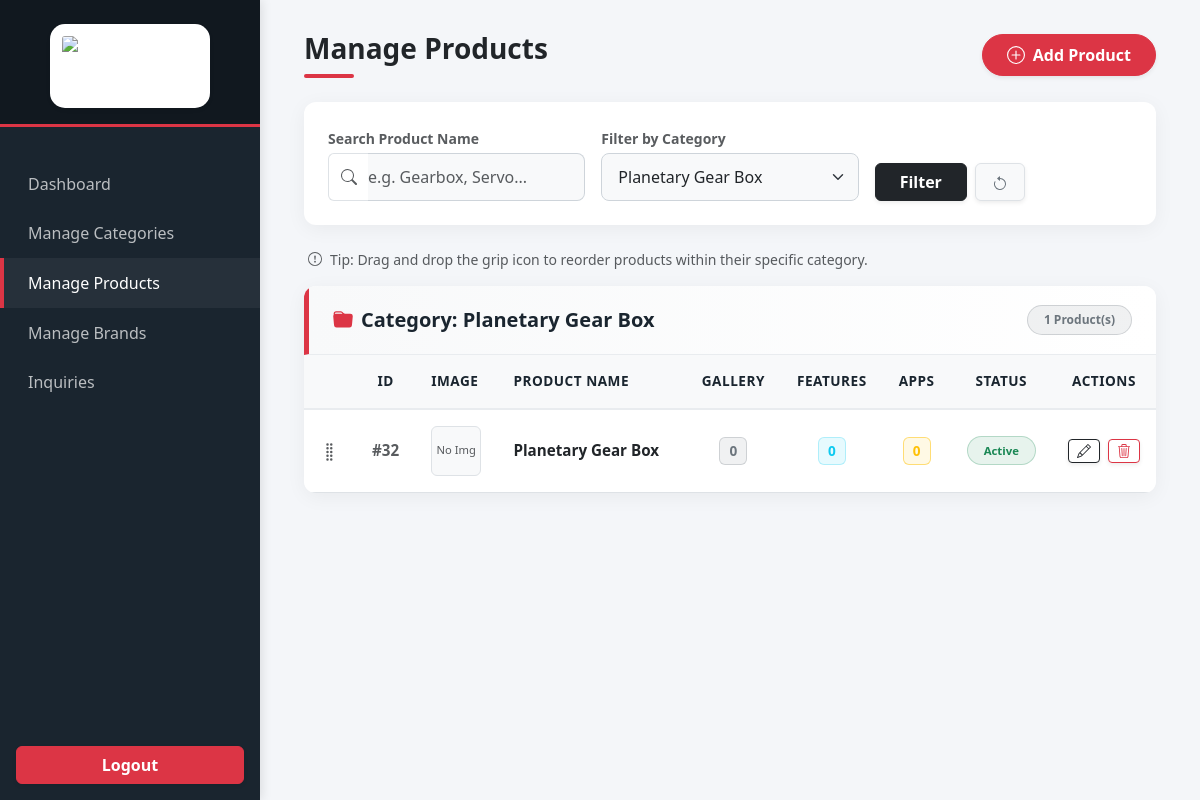
Page /admin/products/index.php?category_id=25 (signed in) on the earlier database version.
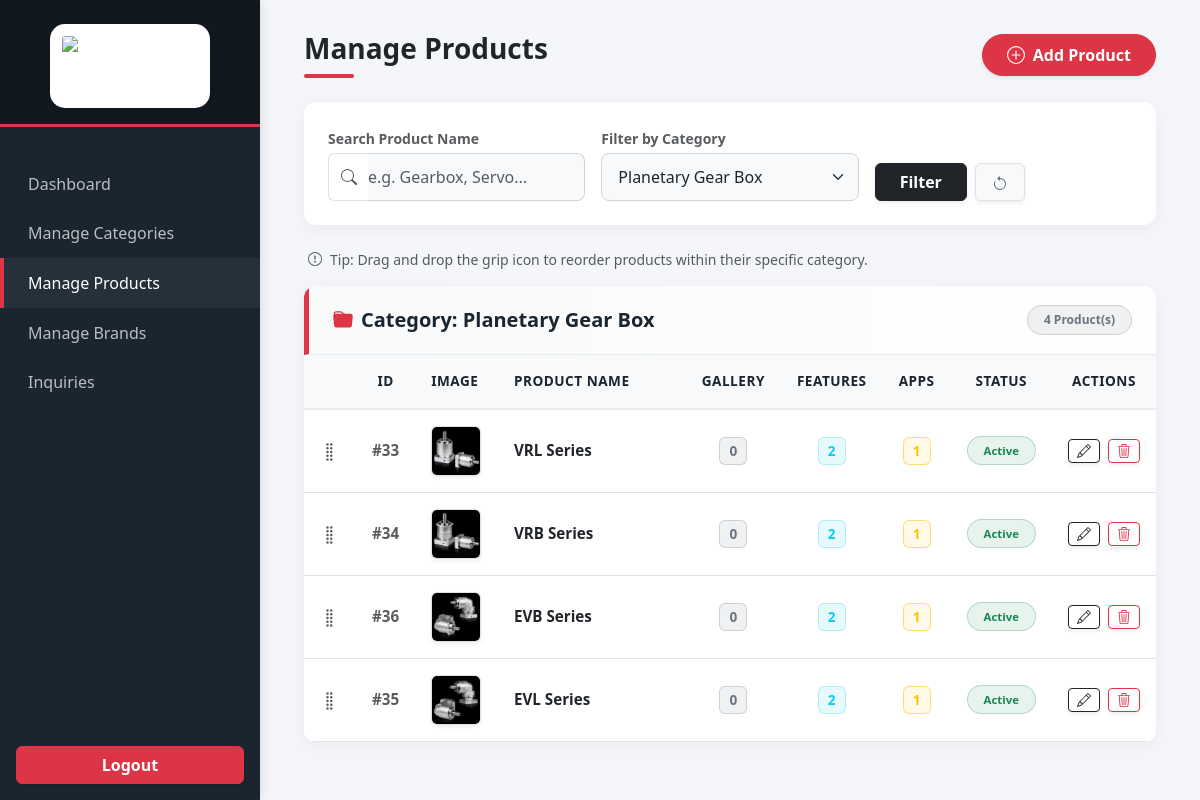
Same page on the later database version.
### tables this page shows
CREATE TABLE `products` (
  `id` int(11) NOT NULL,
  `category_id` int(11) NOT NULL,
  `name` varchar(200) NOT NULL,
  `slug` varchar(200) DEFAULT NULL,
  `short_description` text DEFAULT NULL,
  `description` longtext DEFAULT NULL,
  `main_image` varchar(255) DEFAULT NULL,
  `status` tinyint(4) DEFAULT 1,
  `sort_order` int(11) DEFAULT 0,
  `created_at` timestamp NOT NULL DEFAULT current_timestamp()
);

CREATE TABLE `categories` (
  `id` int(11) NOT NULL,
  `parent_id` int(11) DEFAULT NULL,
  `name` varchar(150) NOT NULL,
  `slug` varchar(150) DEFAULT NULL,
  `image` varchar(255) DEFAULT NULL,
  `status` tinyint(4) DEFAULT 1,
  `sort_order` int(11) DEFAULT 0,
  `created_at` timestamp NOT NULL DEFAULT current_timestamp()
);

### admin/products/index.php (the view, shortened to what the changed rows need)
<?php
require_once "../../config/database.php";
$search = $_GET['search'] ?? '';
$category_filter = $_GET['category_id'] ?? '';
$disable_sorting = !empty($search);
$where = [];
$params = [];
$types = "";
if ($category_filter) {
    $where[] = "p.category_id = ?";
    $params[] = $category_filter;
    $types .= "i";
}
$query = "
SELECT
    p.*,
    c.name AS category_name,
    (SELECT COUNT(*) FROM product_features pf WHERE pf.product_id = p.id) AS feature_count,
    (SELECT COUNT(*) FROM product_applications pa WHERE pa.product_id = p.id) AS application_count,
    (SELECT COUNT(*) FROM product_images pi WHERE pi.product_id = p.id) AS gallery_count
FROM products p
LEFT JOIN categories c ON p.category_id = c.id
";
if (!empty($where)) {
    $query .= " WHERE " . implode(" AND ", $where);
}
$query .= " ORDER BY c.name ASC, p.sort_order ASC, p.id DESC";
$stmt = $conn->prepare($query);
if (!empty($params)) {
    $stmt->bind_param($types, ...$params);
}
$stmt->execute();
$result = $stmt->get_result();
$grouped_products = [];
while ($row = $result->fetch_assoc()) {
    $cat_name = $row['category_name'] ? $row['category_name'] : 'Uncategorized';
    $grouped_products[$cat_name][] = $row;
}
?>
<!DOCTYPE html>
<html lang="en">
<head>
    <link href="https://cdn.jsdelivr.net/npm/bootstrap@5.3.2/dist/css/bootstrap.min.css" rel="stylesheet">
</head>
<body>
    <div class="main-content">
        <div class="container-fluid">
            <div class="row">
                <div class="col-12">
                    <?php if (empty($grouped_products)): ?>
                        <div class="card admin-card">
                            <div class="card-body text-center py-5">
                                <div class="text-muted">
                                    <svg xmlns="http://www.w3.org/2000/svg" width="48" height="48" fill="currentColor" class="mb-3 opacity-50" viewBox="0 0 16 16">
                                        <path d="M8.186 1.113a.5.5 0 0 0-.372 0L1.846 3.5 8 5.961 14.154 3.5 8.186 1.113zM15 4.239l-6.5 2.6v7.922l6.5-2.6V4.24zM7.5 14.762V6.838L1 4.239v7.923l6.5 2.6zM7.443.184a1.5 1.5 0 0 1 1.114 0l7.129 2.852A.5.5 0 0 1 16 3.5v8.662a1 1 0 0 1-.629.928l-7.185 2.874a.5.5 0 0 1-.372 0L.63 13.09a1 1 0 0 1-.63-.928V3.5a.5.5 0 0 1 .314-.464L7.443.184z" />
                                    </svg>
                                    <p class="mb-0 fw-semibold">No products found.</p>
                                    <small>Try adjusting your search filters or click 'Add Product'.</small>
                                </div>
                            </div>
                        </div>
                    <?php else: ?>
                        <?php foreach ($grouped_products as $cat_name => $prods): ?>
                            <div class="card admin-card mb-4">
                                <div class="category-banner">
                                    <h5 class="mb-0 fw-bold d-flex align-items-center gap-2" style="color: var(--admin-dark);">
                                        Category: <?= htmlspecialchars($cat_name); ?>
                                    </h5>
                                    <span class="badge bg-secondary bg-opacity-10 text-secondary border border-secondary border-opacity-25 px-3 py-2 rounded-pill">
                                        <?= count($prods); ?> Product(s)
                                    </span>
                                </div>
                                <div class="card-body p-0 table-responsive">
                                    <table class="table table-custom border-0 mb-0">
                                        <thead>
                                            <tr>
                                                <th class="text-center" width="4%"></th>
                                                <th class="text-center" width="5%">ID</th>
                                                <th width="10%">Image</th>
                                                <th width="37%">Product Name</th>
                                                <th class="text-center" width="8%">Gallery</th>
                                                <th class="text-center" width="8%">Features</th>
                                                <th class="text-center" width="8%">Apps</th>
                                                <th class="text-center" width="9%">Status</th>
                                                <th class="text-center" width="11%">Actions</th>
                                            </tr>
                                        </thead>
                                        <tbody class="sortable-products">
                                            <?php foreach ($prods as $row): ?>
                                                <tr class="product-item align-middle border-bottom" data-id="<?= $row['id']; ?>">
                                                    <?php if (!$disable_sorting): ?>
                                                        <td class="text-center text-muted drag-handle" title="Drag to reorder within <?= htmlspecialchars($cat_name); ?>">
                                                        </td>
                                                    <?php else: ?>
                                                        <td class="text-center text-muted">
                                                            <small title="Sorting disabled while searching">-</small>
                                                        </td>
                                                    <?php endif; ?>
                                                    <td class="text-center fw-bold text-muted">#<?= $row['id']; ?></td>
                                                    <td>
                                                        <?php if (!empty($row['main_image'])): ?>
                                                            <img src="../../uploads/products/<?= $row['main_image']; ?>"
                                                                class="rounded shadow-sm border bg-white"
                                                                style="width: 50px; height: 50px; object-fit: contain;">
                                                        <?php else: ?>
                                                            <div class="bg-light text-muted border rounded d-flex align-items-center justify-content-center" style="width: 50px; height: 50px; font-size: 0.7rem; font-weight: 500;">No Img</div>
                                                        <?php endif; ?>
                                                    </td>
                                                    <td>
                                                        <span class="fw-semibold text-dark"><?= htmlspecialchars($row['name']); ?></span>
                                                    </td>
                                                    <td class="text-center">
                                                        <span class="count-badge bg-secondary bg-opacity-10 text-secondary border border-secondary border-opacity-25">
                                                            <?= $row['gallery_count']; ?>
                                                        </span>
                                                    </td>
                                                    <td class="text-center">
                                                        <span class="count-badge bg-info bg-opacity-10 text-info border border-info border-opacity-25">
                                                            <?= $row['feature_count']; ?>
                                                        </span>
                                                    </td>
                                                    <td class="text-center">
                                                        <span class="count-badge bg-warning bg-opacity-10 text-warning border border-warning border-opacity-50">
                                                            <?= $row['application_count']; ?>
                                                        </span>
                                                    </td>
                                                    <td class="text-center">
                                                        <?php if ($row['status']): ?>
                                                            <span class="badge bg-success bg-opacity-10 text-success border border-success border-opacity-25 px-3 py-2 rounded-pill fw-semibold">Active</span>
                                                        <?php else: ?>
                                                            <span class="badge bg-danger bg-opacity-10 text-danger border border-danger border-opacity-25 px-3 py-2 rounded-pill fw-semibold">Inactive</span>
                                                        <?php endif; ?>
                                                    </td>
                                                    <td>
                                                        <div class="d-flex justify-content-center gap-2">
                                                            <a href="edit.php?id=<?= $row['id']; ?>" class="btn btn-sm btn-outline-dark d-inline-flex align-items-center gap-1 shadow-sm" title="Edit">
                                                            </a>
                                                            <a href="delete.php?id=<?= $row['id']; ?>" class="btn btn-sm btn-outline-danger d-inline-flex align-items-center gap-1 shadow-sm" onclick="return confirm('Are you sure you want to delete this product?')" title="Delete">
                                                            </a>
                                                        </div>
                                                    </td>
                                                </tr>
                                            <?php endforeach; ?>
                                        </tbody>
                                    </table>
                                </div>
                            </div>
                        <?php endforeach; ?>
                    <?php endif; ?>
                </div>
            </div>
        </div>
    </div>
</body>
</html>

Differences in the rows shown:
removed products: category.name "Planetary Gear Box", count($prods) "1", id "32", shows "No Img", name "Planetary Gear Box", gallery_count "0", feature_count "0", application_count "0", status "Active"
added products: category.name "Planetary Gear Box", count($prods) "4", id "35", main_image (picture), name "EVL Series", gallery_count "0", feature_count "2", application_count "1", status "Active"
added products: id "33", main_image (picture), name "VRL Series", gallery_count "0", feature_count "2", application_count "1", status "Active", shown under "Planetary Gear Box"
added products: id "34", main_image (picture), name "VRB Series", gallery_count "0", feature_count "2", application_count "1", status "Active", shown under "Planetary Gear Box"
added products: id "36", main_image (picture), name "EVB Series", gallery_count "0", feature_count "2", application_count "1", status "Active", shown under "Planetary Gear Box"
